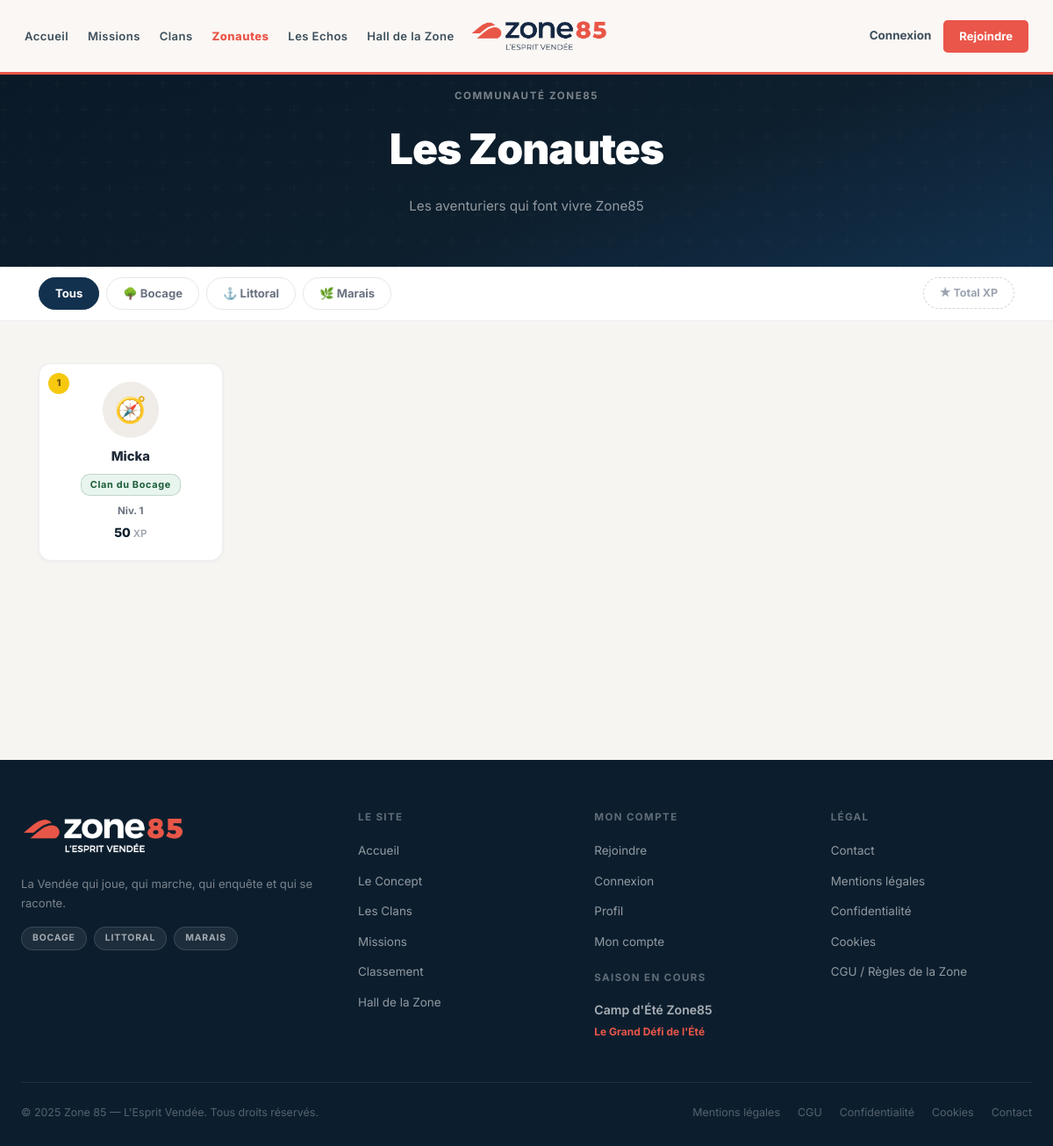
/zonautes.php, run on the app's committed database.
### tables this page shows
CREATE TABLE `users` (
  `id`                   int(10) UNSIGNED NOT NULL AUTO_INCREMENT,
  `email`                varchar(180) NOT NULL,
  `email_verified_at`    datetime DEFAULT NULL,
  `email_verify_token`   varchar(64) DEFAULT NULL,
  `password_hash`        varchar(255) NOT NULL DEFAULT '',
  `pseudo`               varchar(50) NOT NULL,
  `first_name`           varchar(100) DEFAULT NULL,
  `last_name`            varchar(100) DEFAULT NULL,
  `clan_id`              int(10) UNSIGNED DEFAULT NULL,
  `avatar_type`          enum('preset','generated','upload') NOT NULL DEFAULT 'preset',
  `avatar_config`        longtext DEFAULT NULL CHECK (json_valid(`avatar_config`)),
  `avatar_file`          varchar(255) DEFAULT NULL,
  `bio`                  text DEFAULT NULL,
  `xp_total`             int(10) UNSIGNED NOT NULL DEFAULT 0,
  `level`                tinyint(3) UNSIGNED NOT NULL DEFAULT 1,
  `newsletter_optin`     tinyint(1) DEFAULT 0,
  `notif_missions`       tinyint(1) NOT NULL DEFAULT 1,
  `notif_saisons`        tinyint(1) NOT NULL DEFAULT 1,
  `notif_clan`           tinyint(1) NOT NULL DEFAULT 1,
  `notif_push`           tinyint(1) NOT NULL DEFAULT 0,
  `digest_hebdo`         tinyint(1) NOT NULL DEFAULT 0,
  `accepted_cgu_at`      datetime DEFAULT NULL,
  `accepted_privacy_at`  datetime DEFAULT NULL,
  `role`                 enum('member','moderator','admin') NOT NULL DEFAULT 'member',
  `status`               enum('active','suspended','deleted') NOT NULL DEFAULT 'active',
  `deleted_at`           datetime DEFAULT NULL,
  `delete_requested_at`  datetime DEFAULT NULL,
  `last_login_at`        datetime DEFAULT NULL,
  `login_count`          int(10) UNSIGNED NOT NULL DEFAULT 0,
  `pwa_installed_at`     datetime DEFAULT NULL,
  `pwa_install_count`    tinyint(3) UNSIGNED NOT NULL DEFAULT 0,
  `created_at`           datetime NOT NULL DEFAULT current_timestamp(),
  `updated_at`           datetime NOT NULL DEFAULT current_timestamp() ON UPDATE current_timestamp(),
  PRIMARY KEY (`id`),
  UNIQUE KEY `uq_users_email` (`email`),
  UNIQUE KEY `uq_users_pseudo` (`pseudo`),
  KEY `fk_users_clan` (`clan_id`),
  KEY `idx_users_role` (`role`),
  KEY `idx_users_deleted` (`deleted_at`),
  KEY `idx_users_login` (`last_login_at`)
);

CREATE TABLE `clans` (
  `id`              int(10) UNSIGNED NOT NULL AUTO_INCREMENT,
  `name`            varchar(100) NOT NULL,
  `slug`            varchar(100) NOT NULL,
  `description`     text DEFAULT NULL,
  `mascot_image`    varchar(255) DEFAULT NULL,
  `color_primary`   varchar(20) DEFAULT '#12314e',
  `color_secondary` varchar(20) DEFAULT '#163756',
  `motto`           varchar(255) DEFAULT NULL,
  `cry`             varchar(255) DEFAULT NULL,
  `is_active`       tinyint(1) DEFAULT 1,
  `created_at`      datetime NOT NULL DEFAULT current_timestamp(),
  `updated_at`      datetime NOT NULL DEFAULT current_timestamp() ON UPDATE current_timestamp(),
  PRIMARY KEY (`id`),
  UNIQUE KEY `uq_clans_slug` (`slug`)
);

### includes/functions.php (called while the page is built, shortened)
<?php
function e(string $str): string {
    return htmlspecialchars($str, ENT_QUOTES, 'UTF-8');
}

### zonautes.php (the view, shortened to what this page needs)
<?php
require_once 'includes/functions.php';
$offset       = max(0, (int)($_GET['offset'] ?? 0));
$filter_clan  = in_array($_GET['clan'] ?? '', ['bocage', 'littoral', 'marais', ''])
                ? ($_GET['clan'] ?? '') : '';
$sort_mode    = ($_GET['sort'] ?? 'total') === 'season' ? 'season' : 'total';
$per_page     = 50;
$players     = [];
$pdo = db();
if ($pdo) {
    try {
        $sr           = _active_season_row();
        $season_start = $sr ? $sr['start_date'] : '1970-01-01';
        $where_clan = $filter_clan ? 'AND c.slug = :clan_filter' : '';
        $order_by   = $sort_mode === 'season'
            ? 'xp_season DESC, u.xp_total DESC'
            : 'u.xp_total DESC';
        $sql = "
            SELECT
                u.id,
                u.pseudo,
                u.avatar_type,
                u.avatar_config,
                u.avatar_file,
                u.level,
                u.xp_total,
                c.slug  AS clan_slug,
                c.name  AS clan_name,
                u.created_at,
                (SELECT COALESCE(SUM(xp_amount),0)
                 FROM xp_logs xl
                 WHERE xl.user_id = u.id
                   AND xl.created_at >= :season_start) AS xp_season
            FROM users u
            LEFT JOIN clans c ON c.id = u.clan_id
            WHERE u.status = 'active'
              AND u.deleted_at IS NULL
              $where_clan
            ORDER BY $order_by
            LIMIT :lim OFFSET :off
        ";
        $stmt = $pdo->prepare($sql);
        $stmt->bindValue(':season_start', $season_start, PDO::PARAM_STR);
        $stmt->bindValue(':lim', $per_page, PDO::PARAM_INT);
        $stmt->bindValue(':off', $offset,   PDO::PARAM_INT);
        $stmt->execute();
        $players = $stmt->fetchAll();
    } catch (PDOException $e) {
        error_log('[ZONE85] zonautes.php : ' . $e->getMessage());
    }
}
$rank_start = $offset + 1;
$chip_map = [
    'bocage'   => 'bocage-chip-sm',
    'littoral' => 'littoral-chip-sm',
    'marais'   => 'marais-chip-sm',
];
require_once 'includes/header.php';
require_once 'includes/nav.php';
function zonautes_url(array $overrides = []): string {
    $params = [
        'clan'   => $_GET['clan']   ?? '',
        'sort'   => $_GET['sort']   ?? 'total',
        'offset' => 0,
    ];
    foreach ($overrides as $k => $v) {
        $params[$k] = $v;
    }
    $qs = http_build_query(array_filter($params, fn($v) => $v !== '' && $v !== 0));
    return 'zonautes.php' . ($qs ? '?' . $qs : '');
}
?>
<section class="zonautes-hero">
  <div class="zonautes-hero-inner">
    <p class="overline-label">Communauté Zone85</p>
    <h1>Les Zonautes</h1>
    <p class="hero-sub">Les aventuriers qui font vivre Zone85</p>
  </div>
</section>
<div class="zonautes-filters" role="navigation" aria-label="Filtres">
  <div class="filters-inner">
    <a href="<?= zonautes_url(['clan' => '']) ?>"
       class="filter-btn <?= $filter_clan === '' ? 'active' : '' ?>">
      Tous
    </a>
    <a href="<?= zonautes_url(['clan' => 'bocage']) ?>"
       class="filter-btn <?= $filter_clan === 'bocage' ? 'bocage-active' : '' ?>">
      &#127795; Bocage
    </a>
    <a href="<?= zonautes_url(['clan' => 'littoral']) ?>"
       class="filter-btn <?= $filter_clan === 'littoral' ? 'littoral-active' : '' ?>">
      &#9875; Littoral
    </a>
    <a href="<?= zonautes_url(['clan' => 'marais']) ?>"
       class="filter-btn <?= $filter_clan === 'marais' ? 'marais-active' : '' ?>">
      &#127807; Marais
    </a>
    <a href="<?= zonautes_url(['sort' => $sort_mode === 'season' ? 'total' : 'season']) ?>"
       class="filter-sort-toggle <?= $sort_mode === 'season' ? 'active' : '' ?>">
      <?= $sort_mode === 'season' ? '&#9733; Saison' : '&#9733; Total XP' ?>
    </a>
  </div>
</div>
<section class="zonautes-section">
  <?php if (empty($players)): ?>
  <p class="zonautes-empty">
    Les Zonautes apparaîtront ici dès les premières participations.
  </p>
  <?php else: ?>
  <div class="zonautes-grid" id="players-grid">
    <?php foreach ($players as $i => $p):
      $global_rank  = $rank_start + $i;
      $rank_cls     = match($global_rank) { 1 => ' rank-1', 2 => ' rank-2', 3 => ' rank-3', default => '' };
      $cs           = $p['clan_slug'] ?? '';
      $chip_cls     = $chip_map[$cs] ?? '';
      $clan_label   = $p['clan_name'] ?? '';
      $avatar_type  = $p['avatar_type'] ?? 'preset';
      $avatar_emoji = '&#128100;';
      if ($avatar_type === 'preset') {
          $cfg = $p['avatar_config'] ?? '';
          if ($cfg) {
              $cfg_arr = json_decode($cfg, true);
              if (!empty($cfg_arr['emoji'])) $avatar_emoji = htmlspecialchars($cfg_arr['emoji'], ENT_QUOTES, 'UTF-8');
          }
      }
      $level     = max(1, (int)($p['level'] ?? get_user_level_from_xp((int)$p['xp_total'])));
      $xp_show   = $sort_mode === 'season' ? (int)$p['xp_season'] : (int)$p['xp_total'];
      $xp_suffix = $sort_mode === 'season' ? ' XP saison' : ' XP';
    ?>
    <div
      class="player-card"
      data-user-id="<?= (int)$p['id'] ?>"
      onclick="openPassport(<?= (int)$p['id'] ?>)"
      tabindex="0"
      role="button"
      aria-label="Ouvrir le passeport de <?= e($p['pseudo']) ?>"
      onkeydown="if(event.key==='Enter'||event.key===' ')openPassport(<?= (int)$p['id'] ?>)"
    >
      <span class="pc-rank-badge<?= $rank_cls ?>"><?= $global_rank ?></span>
      <div class="pc-avatar">
        <?php if ($avatar_type === 'upload' && !empty($p['avatar_file'])): ?>
          <img src="<?= upload_url(e($p['avatar_file'])) ?>" alt="<?= e($p['pseudo']) ?>">
        <?php else: ?>
          <?= $avatar_emoji ?>
        <?php endif; ?>
      </div>
      <div class="pc-pseudo"><?= e($p['pseudo']) ?></div>
      <?php if ($clan_label): ?>
      <div class="pc-clan-chip <?= e($chip_cls) ?>"><?= e($clan_label) ?></div>
      <?php endif; ?>
      <div class="pc-level-badge">Niv. <?= $level ?></div>
      <div class="pc-xp">
        <?= number_format($xp_show, 0, ',', ' ') ?><small><?= e($xp_suffix) ?></small>
      </div>
    </div>
    <?php endforeach; ?>
  </div>
  <?php endif; ?>
</section>
<?php
require_once 'includes/footer.php';
?>

### assets/css/zone85.css (style rules this page uses)
*,*::before,*::after { box-sizing:border-box;margin:0;padding:0 }
html { scroll-behavior:smooth }
body { font-family:'Inter',sans-serif;background:var(--beige);color:var(--text);line-height:1.6;overflow-x:hidden }
a { color:inherit;text-decoration:none }
:root { --primary: #ea5649; --primary-dark: #c73d31; --primary-light:#f07066; --navy-dark: #12314e; --navy-mid: #163756; --navy-pale: #243d52; --navy-deep: #0c1e2e; --beige: #F5F1ED; --beige-light: #FAF7F4; --beige-dark: #EAE4DC; --white: #FFFFFF; --text: #1a2530; --text-mid: #3d4f5c; --text-muted: #7a8a94; --gold: #C9962A; --green: #2a9d5c; --radius-sm: 5px; --radius: 8px; --radius-lg: 12px; --shadow-sm: 0 1px 3px rgba(0,0,0,.08); --shadow-md: 0 4px 16px rgba(0,0,0,.12); --shadow-lg: 0 8px 32px rgba(0,0,0,.18); }
.overline-label { font-size:.7rem;font-weight:700;letter-spacing:.16em;text-transform:uppercase;color:var(--primary);margin-bottom:8px;display:block }
.bocage-chip-sm,.littoral-chip-sm,.marais-chip-sm { display:inline-block;padding:3px 12px;border-radius:20px;font-size:.72rem;font-weight:700;letter-spacing:.06em;margin-bottom:10px }
.bocage-chip-sm { background:rgba(30,92,48,.12);color:#1e5c30;border:1px solid rgba(30,92,48,.2) }

### data on the page
users: global_rank "1", avatar_config "🧭", pseudo "Micka", clan.name "Clan du Bocage", level "1", xp_total "50", xp_suffix "XP"

### other printed values
$_nl['label'] "Accueil"
$_nl['label'] "Missions"
$_nl['label'] "Clans"
$_nl['label'] "Zonautes"
$_nl['label'] "Les Echos"
$_nl['label'] "Hall de la Zone"
SITE_TAGLINE "La Vendée qui joue, qui marche, qui enquête et qui se raconte."
$footer_active_season['title'] "Camp d'Été Zone85"
$footer_active_season['main_mission'] "Le Grand Défi de l'Été"
